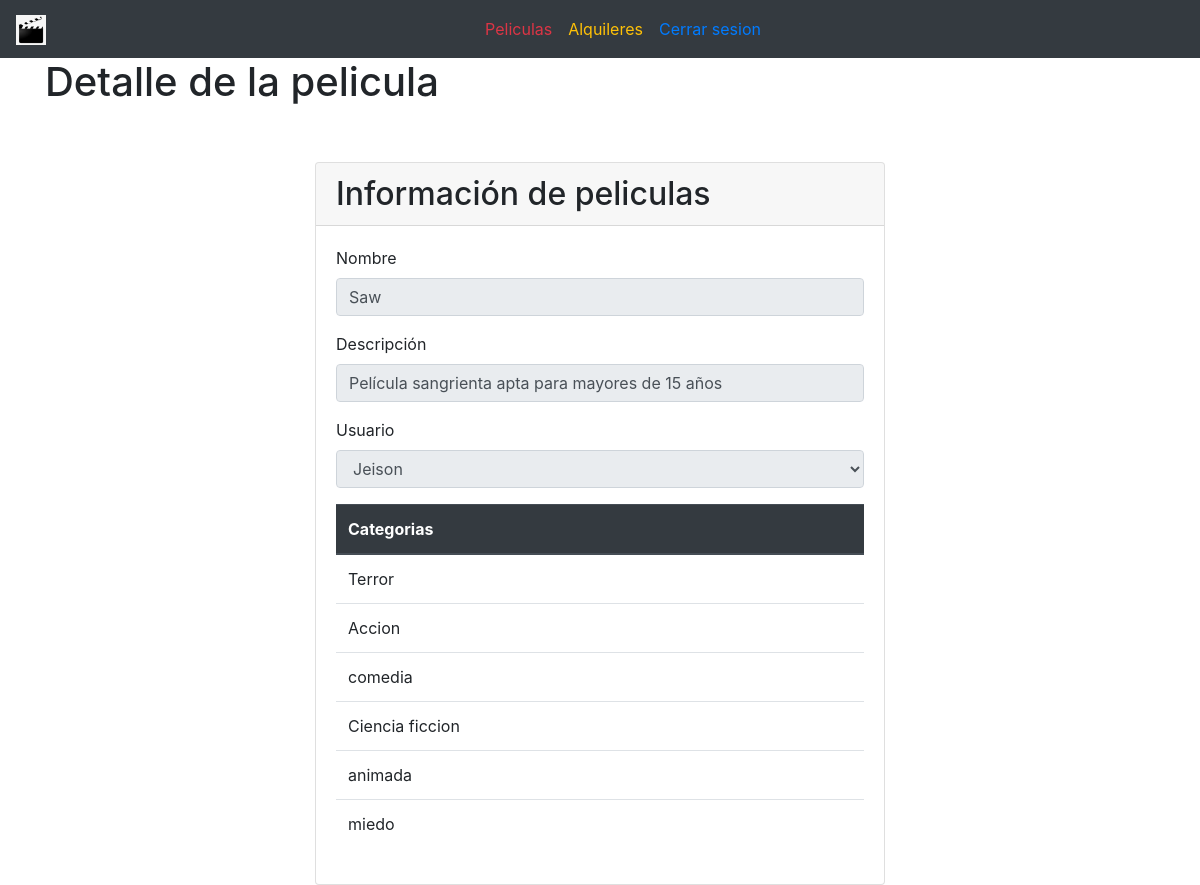
/?controller=movie&method=view&id=26 (signed in), run on the app's committed database.
### tables this page shows
CREATE TABLE `movies` (
  `id` int(11) NOT NULL,
  `name` varchar(100) NOT NULL,
  `description` varchar(100) NOT NULL,
  `user_id` int(11) NOT NULL,
  `status_id` int(11) NOT NULL
);

CREATE TABLE `categories` (
  `id` int(11) NOT NULL,
  `name` varchar(100) NOT NULL,
  `status_id` int(11) NOT NULL
);

### models/Movie.php (called while the page is built, shortened)
<?php
class Movie
{
    private $pdo;
    public function __construct()
    {
        try {
            $this->pdo = new Database;
        } catch (PDOException $e) {
            die($e->getMessage());
        }
    }
    public function getById($id)
    {
        try {
            $strSql = "SELECT * FROM movies WHERE id=:id";
            $array = ['id' => $id];
            $query = $this->pdo->select($strSql, $array);
            return $query;
        } catch (PDOException $e) {
            die($e->getMessage());
        }
    }
}

### providers/Database.php (called while the page is built, shortened)
<?php
class Database extends PDO
{
	public function select($strSql, $arrayData = array(), $fetchMode = PDO::FETCH_OBJ)
	{
		$query = $this->prepare($strSql);
		foreach ($arrayData as $key => $value)
			$query->bindParam(":$key", $value);
		if (!$query->execute())
			echo "Error, la consulta no se realizó";
		else
			return $query->fetchAll($fetchMode);
	}
}

### models/User.php (called while the page is built, shortened)
<?php
class User
{
	private $pdo;
	public function __construct()
	{
		try {
			$this->pdo = new Database;
		} catch (PDOException $e) {
			die($e->getMessage());
		}
	}
	public function getAll()
	{
		try {
			$strSql = "SELECT u.*, s.status as status,r.name as role FROM users u INNER JOIN  statuses s ON s.id=u.status_id INNER JOIN roles r ON r.id = u.rol_id ORDER BY u.id ASC";
			$query = $this->pdo->select($strSql);
			return $query;
		} catch (PDOException $e) {
			die($e->getMessage());
		}
	}
}

### models/Category.php (called while the page is built, shortened)
<?php
class Category
{
    private $pdo;
    public function __construct()
    {
        try {
            $this->pdo = new Database;
        } catch (PDOException $e) {
            die($e->getMessage());
        }
    }
    public function getAll()
    {
        try {
            $strSql = "SELECT c.*, s.status as status FROM categories c INNER JOIN  statuses s ON s.id=c.status_id";
            $query = $this->pdo->select($strSql);
            return $query;
        } catch (PDOException $e) {
            die($e->getMessage());
        }
    }
}

### views/movies/view.php (the view, shortened to what this page needs)
<main class="container">
    <div class="row">
        <h1 class="col-12 d-flex jutify-content-center">Detalle de la pelicula</h1>
    </div>
    <section class="row mt-5">
        <div class="card w-50 m-auto">
            <div class="card-header container">
                <h2 class="m-auto">Información de peliculas</h2>
            </div>
             <div class="card-body w-100">
                    <div class="form-group">
                        <label> Nombre</label>
                        <input type="text" name="name" class="form-control" placeholder="Ingrese el nombre" value="<?php echo $data[0]->name ?>" readonly>
                    </div>
                    <div class="form-group">
                        <label> Descripción</label>
                        <input type="text" class="form-control" rows="3" name="description" placeholder="Ingrese la descripción" value="<?php echo $data[0]->description ?>" readonly>
                    </div>
                    <div class="form-group">
                        <label>Usuario</label>
                        <select name="user_id" class="form-control" readonly>
                            <?php
                                foreach($users as $user){
                                    if($user->id==$data[0]->user_id){
                                    ?>
                                    <option selected value="<?php echo $user->id ?>"><?php echo $user->name ?></option>
                                    <?php
                                    }else{?>
                                        <option  value="<?php echo $user->id ?>"><?php echo $user->name ?></option>
                                    <?php }
                                }
                            ?>
                        </select>
                    </div>
                    <div class="form-group">
                        <table class="table table-hover">
                            <thead class="thead-dark">
                                <tr>
                                    <th>Categorias</th>
                                </tr>
                            </thead>
                            <tbody>
                                <?php foreach ($categories as $category):?>
                                    <tr>
                                        <td><?php echo $category->name?></td>
                                    </tr>
                                <?php endforeach?>
                            </tbody>
                        </table>
                    </div>
            </div>
        </div>
    </section>
</main>

### data on the page
movies: name "Saw", description "Película sangrienta apta para mayores de 15 años"
categories: name "Terror"
categories: name "Accion"
categories: name "comedia"
categories: name "Ciencia ficcion"
categories: name "animada"
categories: name "miedo"

### other printed values
form field user_id "Jeison"
